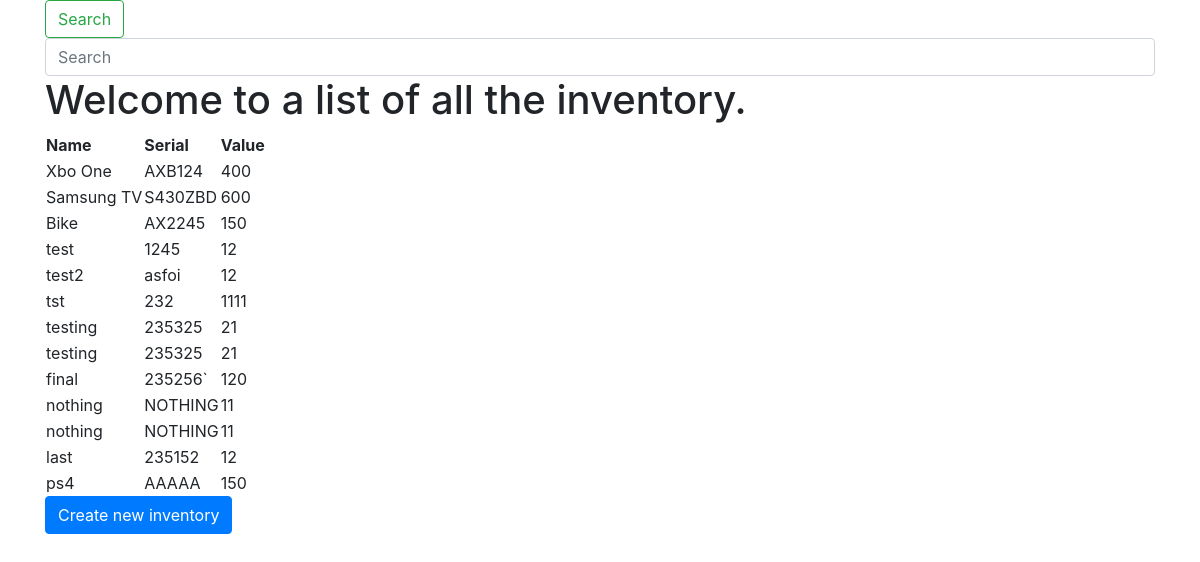
The page /inventory_tracker/ on the database its author committed.
### inventory_tracker/models.py (models this page shows, shortened)
class Inventory(models.Model):
    name= models.CharField(max_length=256)
    serial_number = models.CharField(max_length=256)
    price = models.IntegerField(blank=True)

### inventory_tracker/views.py (the view, shortened to what this page needs)
# urls.py: path('',views.InventoryListView.as_view(),name='list'),
class InventoryListView(ListView):
    context_object_name = 'inventory'
    model = models.Inventory
    def get_queryset(self):
        result = super(InventoryListView, self).get_queryset()
        query = self.request.GET.get('q')
        return result

### inventory_tracker/templates/inventory_tracker/inventory_list.html (shortened to what this page needs)
<!DOCTYPE html>
<html>
<head>
<link rel="stylesheet" href="https://stackpath.bootstrapcdn.com/bootstrap/4.1.3/css/bootstrap.min.css">
</head>
<body>
<div class="container">
 <form id="searchform" action="{% url 'inventory_tracker:list' %}" method="get" accept-charset="utf-8">
      <button class="btn btn-outline-success my-2 my-sm-0" type="submit">Search</button>
      <input class="form-control mr-sm-4" id="searchbox" name="q" type="text" placeholder="Search">
    </form>
    <h1>Welcome to a list of all the inventory.</h1>
    <table>
  <thead>
    <tr>
      <th>Name</th>
      <th>Serial</th>
      <th>Value</th>
      <th colspan="3"></th>
    </tr>
  </thead>
  <tbody>
    {% for inventory in inventory %}
      <tr>
        <td>{{ inventory.name }}</td>
        <td>{{ inventory.serial_number }}</td>
        <td>{{ inventory.price }}</td>
      </tr>
    {% endfor %}
  </tbody>
</table>
<a class="btn btn-primary" href="{% url 'inventory_tracker:create' %}">Create new inventory</a>
</div>
</body>
</html>

### rows shown on the page
Inventory: name "Xbo One", serial_number "AXB124", price "400"
Inventory: name "Samsung TV", serial_number "S430ZBD", price "600"
Inventory: name "Bike", serial_number "AX2245", price "150"
Inventory: name "test", serial_number "1245", price "12"
Inventory: name "test2", serial_number "asfoi", price "12"
Inventory: name "tst", serial_number "232", price "1111"
Inventory: name "testing", serial_number "235325", price "21"
Inventory: name "testing", serial_number "235325", price "21"
Inventory: name "final", serial_number "235256`", price "120"
Inventory: name "nothing", serial_number "NOTHING", price "11"
Inventory: name "nothing", serial_number "NOTHING", price "11"
Inventory: name "last", serial_number "235152", price "12"
Inventory: name "ps4", serial_number "AAAAA", price "150"
